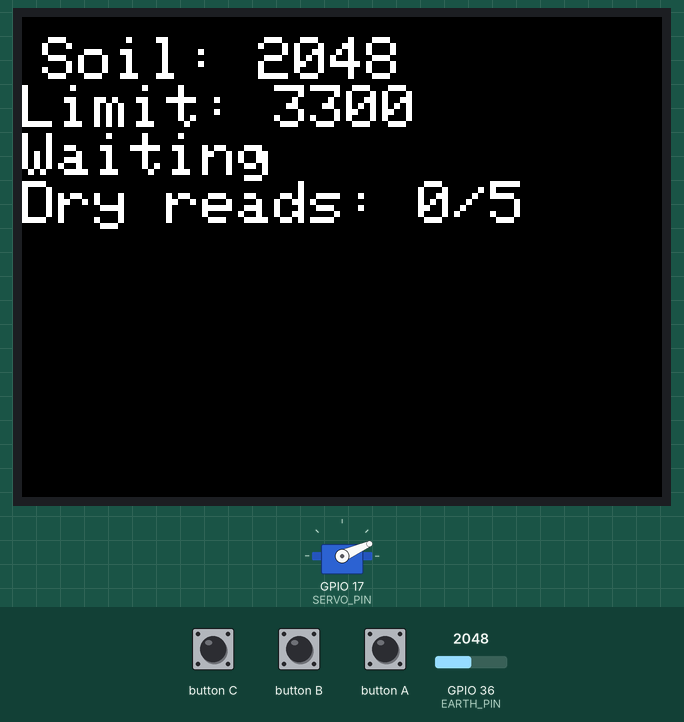
A sketch run on a simulated ESP32. Parts: 320×240 colour display, servo. Inputs (shaded band) come from the test bench; at power-on: GPIO 36 (EARTH_PIN) = 2048. Servo pulses on a pin are drawn as a servo (544–2400 µs = 0–180°); what the sketch prints to the serial monitor is not drawn.

Above: at 1.7 s.
1.8 s: GPIO 36 (EARTH_PIN) set to 3340
At 2.4 s:
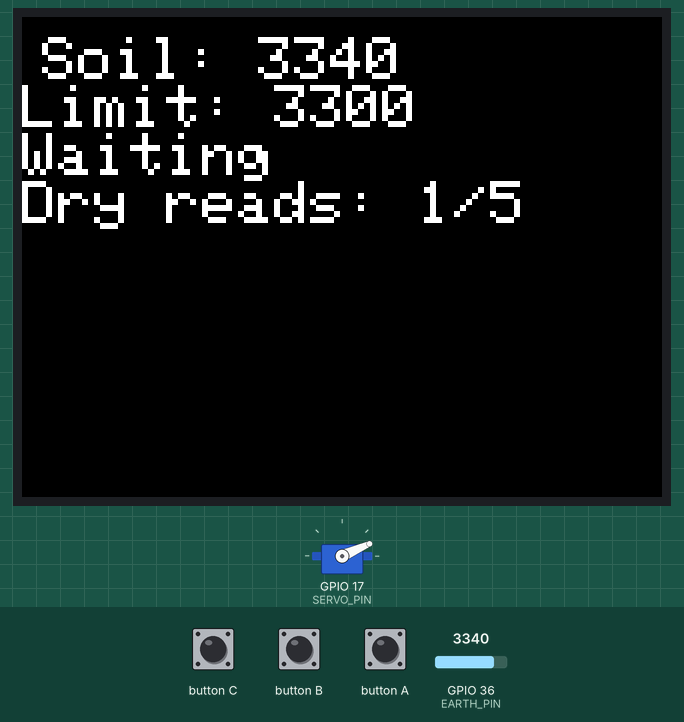
4.8 s: button A pressed for 0.15 s
At 5.25 s:
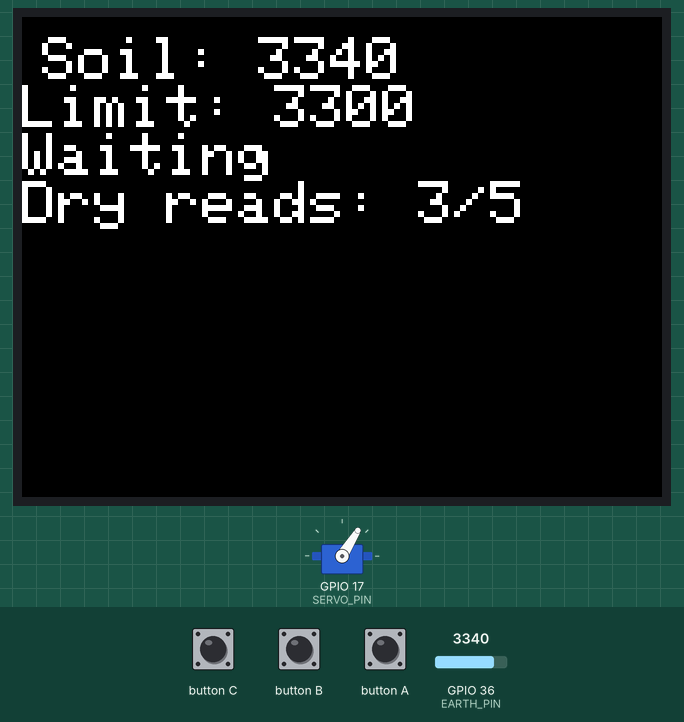
5.5 s: GPIO 36 (EARTH_PIN) set to 3260
At 6.6 s:
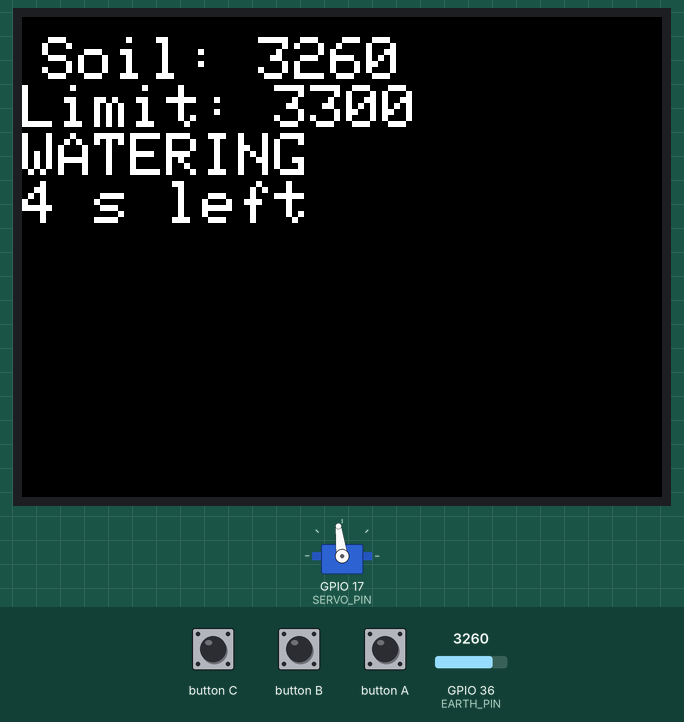
8.5 s: GPIO 36 (EARTH_PIN) set to 3603
At 9.6 s:
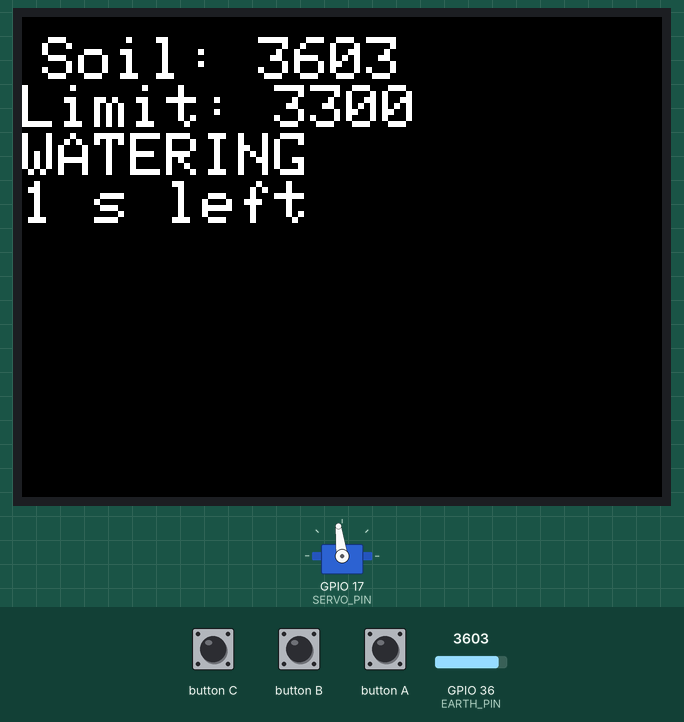
11.5 s: button C pulsed LOW 2 times (0.12 s each, 0.3 s apart)
Timing chart, 0 to 14.5 s (numbered marks = the images above; inputs shaded):
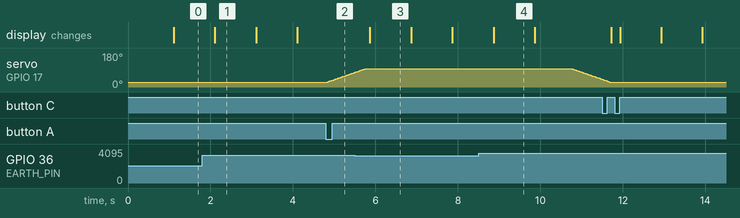

Measured:
- after the input at 1.8 s, the display: changes after 0.31 s (image 1)
- after the input at 4.8 s, servo on GPIO 17 (SERVO_PIN): moves from 24° to 78° over 0.70 s, starting at once
- what the display in image 1 shows lasts 1.0 s, from 2.1 s to 3.1 s

The sketch:

watering_logic.ino
```cpp
// Watering logic for the M5Stack Fire.
// Earth unit on Port B (G36), servo valve on Port C (G17).
//
// The soil must read dry several times in a row before the valve opens.
// The valve stays open for a fixed time, closes, then a cooldown blocks
// another cycle. Button A forces a test cycle.
//
// The times below are short, for bench testing. For a real plot use a
// longer cooldown (30 minutes or more) so water can soak in.
// Written for the M5Stack board package 3.x and M5Unified.

#include <M5Unified.h>

const int EARTH_PIN = 36;
const int SERVO_PIN = 17;

const int CLOSED_DEG = 20;     // servo angle with the valve shut
const int OPEN_DEG   = 100;    // servo angle with the valve open

const int DRY_THRESHOLD = 3300;          // raw reading above this means dry
const int CONFIRM_READS = 5;             // dry readings in a row before watering
const unsigned long READ_EVERY_MS = 1000;
const unsigned long OPEN_MS       = 5000;    // valve open time
const unsigned long COOLDOWN_MS   = 60000;   // wait after watering

enum State { WAITING, WATERING, COOLDOWN };
State state = WAITING;
int dryCount = 0;
unsigned long stateStart = 0;
unsigned long lastRead = 0;
int raw = 0;
int currentDeg = CLOSED_DEG;

void setServoAngle(int deg) {
  int us = map(deg, 0, 180, 600, 2300);
  uint32_t duty = (uint32_t)us * 65536UL / 20000UL;
  ledcWrite(SERVO_PIN, duty);
}

// Moves the servo in small steps. A sudden jump draws a spike of current,
// which can pull the 5 V rail down and reset the Fire.
void moveServoTo(int target) {
  while (currentDeg != target) {
    currentDeg += (target > currentDeg) ? 1 : -1;
    setServoAngle(currentDeg);
    delay(12);
  }
}

int readEarth() {
  long sum = 0;
  for (int i = 0; i < 10; i++) sum += analogRead(EARTH_PIN);
  return sum / 10;
}

void startWatering() {
  moveServoTo(OPEN_DEG);
  state = WATERING;
  stateStart = millis();
  dryCount = 0;
  Serial.println("Valve OPEN");
}

void draw() {
  M5.Display.fillScreen(BLACK);
  M5.Display.setTextSize(3);
  M5.Display.setCursor(10, 10);
  M5.Display.printf("Soil: %d\n", raw);
  M5.Display.printf("Limit: %d\n", DRY_THRESHOLD);
  if (state == WAITING) {
    M5.Display.printf("Waiting\nDry reads: %d/%d", dryCount, CONFIRM_READS);
  } else if (state == WATERING) {
    M5.Display.printf("WATERING\n%lu s left", (OPEN_MS - (millis() - stateStart)) / 1000);
  } else {
    M5.Display.printf("Cooldown\n%lu s left", (COOLDOWN_MS - (millis() - stateStart)) / 1000);
  }
}

void setup() {
  auto cfg = M5.config();
  M5.begin(cfg);
  Serial.begin(115200);
  ledcAttach(SERVO_PIN, 50, 16);
  setServoAngle(CLOSED_DEG);

  // Why did the Fire last start? Power loss and brownout mean a supply problem.
  Serial.printf("Reset reason code: %d (1=power on, 15=brownout)\n", (int)esp_reset_reason());
}

void loop() {
  M5.update();
  unsigned long now = millis();

  if (M5.BtnA.wasPressed() && state == WAITING) startWatering();

  if (now - lastRead >= READ_EVERY_MS) {
    lastRead = now;
    raw = readEarth();

    if (state == WAITING) {
      if (raw > DRY_THRESHOLD) dryCount++;
      else dryCount = 0;
      if (dryCount >= CONFIRM_READS) startWatering();
    } else if (state == WATERING && now - stateStart >= OPEN_MS) {
      moveServoTo(CLOSED_DEG);
      state = COOLDOWN;
      stateStart = now;
      Serial.println("Valve CLOSED, cooldown");
    } else if (state == COOLDOWN && now - stateStart >= COOLDOWN_MS) {
      state = WAITING;
      dryCount = 0;
      Serial.println("Ready");
    }

    Serial.printf("soil=%d state=%d dry=%d\n", raw, state, dryCount);
    draw();
  }
}
```
